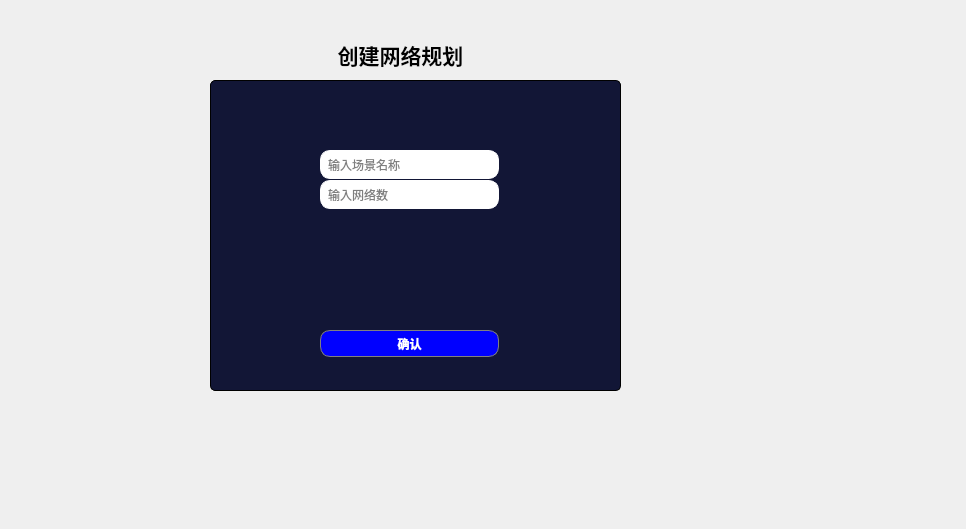
<?xml version="1.0" encoding="UTF-8"?>
<ui version="4.0">
 <class>login</class>
 <widget class="QWidget" name="login">
  <property name="geometry">
   <rect>
    <x>0</x>
    <y>0</y>
    <width>966</width>
    <height>529</height>
   </rect>
  </property>
  <property name="windowTitle">
   <string>Form</string>
  </property>
  <property name="toolTip">
   <string>&lt;html&gt;&lt;head/&gt;&lt;body&gt;&lt;p align=&quot;justify&quot;&gt;&lt;br/&gt;&lt;/p&gt;&lt;/body&gt;&lt;/html&gt;</string>
  </property>
  <widget class="QWidget" name="widget" native="true">
   <property name="geometry">
    <rect>
     <x>180</x>
     <y>30</y>
     <width>481</width>
     <height>411</height>
    </rect>
   </property>
   <widget class="QFrame" name="frame">
    <property name="geometry">
     <rect>
      <x>30</x>
      <y>50</y>
      <width>411</width>
      <height>311</height>
     </rect>
    </property>
    <property name="styleSheet">
     <string notr="true">QFrame {
    border: 1px solid black;
    border-radius: 5px;
}
QFrame {
    background-color: #121636;
}</string>
    </property>
    <property name="frameShape">
     <enum>QFrame::Shape::NoFrame</enum>
    </property>
    <widget class="QLineEdit" name="nameEdit">
     <property name="geometry">
      <rect>
       <x>110</x>
       <y>70</y>
       <width>179</width>
       <height>29</height>
      </rect>
     </property>
     <property name="styleSheet">
      <string notr="true">QLineEdit {
    background-color: #121636t;
    border-width: 1px;
    border-style: solid;
    border-color: white;
    border-radius: 10px;
    padding: 5px;
}
</string>
     </property>
     <property name="text">
      <string/>
     </property>
     <property name="placeholderText">
      <string>输入场景名称</string>
     </property>
    </widget>
    <widget class="QLineEdit" name="networkCountEdit">
     <property name="geometry">
      <rect>
       <x>110</x>
       <y>100</y>
       <width>179</width>
       <height>29</height>
      </rect>
     </property>
     <property name="styleSheet">
      <string notr="true">QLineEdit {
    background-color: #121636t;
    border-width: 1px;
    border-style: solid;
    border-color: white;
    border-radius: 10px;
    padding: 5px;
}
</string>
     </property>
     <property name="text">
      <string/>
     </property>
     <property name="placeholderText">
      <string>输入网络数</string>
     </property>
    </widget>
    <widget class="QPushButton" name="btn_log">
     <property name="geometry">
      <rect>
       <x>110</x>
       <y>250</y>
       <width>179</width>
       <height>27</height>
      </rect>
     </property>
     <property name="styleSheet">
      <string notr="true">QPushButton {
    background-color: blue;
    color: white;
    font-weight: bold;
    border-width: 1px;
    border-style: solid;
    border-color: gray;
    border-radius: 10px;
    padding: 5px;
}
QPushButton:hover {
    background-color: darkblue;
    border-color: blue;
}
QPushButton:pressed {
    background-color: lightblue;
}</string>
     </property>
     <property name="text">
      <string>确认</string>
     </property>
    </widget>
   </widget>
   <widget class="QLabel" name="label">
    <property name="geometry">
     <rect>
      <x>100</x>
      <y>0</y>
      <width>241</width>
      <height>51</height>
     </rect>
    </property>
    <property name="text">
     <string>&lt;html&gt;&lt;head/&gt;&lt;body&gt;&lt;p align=&quot;center&quot;&gt;&lt;span style=&quot; font-size:16pt; font-weight:600;&quot;&gt;创建网络规划&lt;/span&gt;&lt;/p&gt;&lt;/body&gt;&lt;/html&gt;</string>
    </property>
   </widget>
  </widget>
 </widget>
 <resources/>
 <connections/>
</ui>
